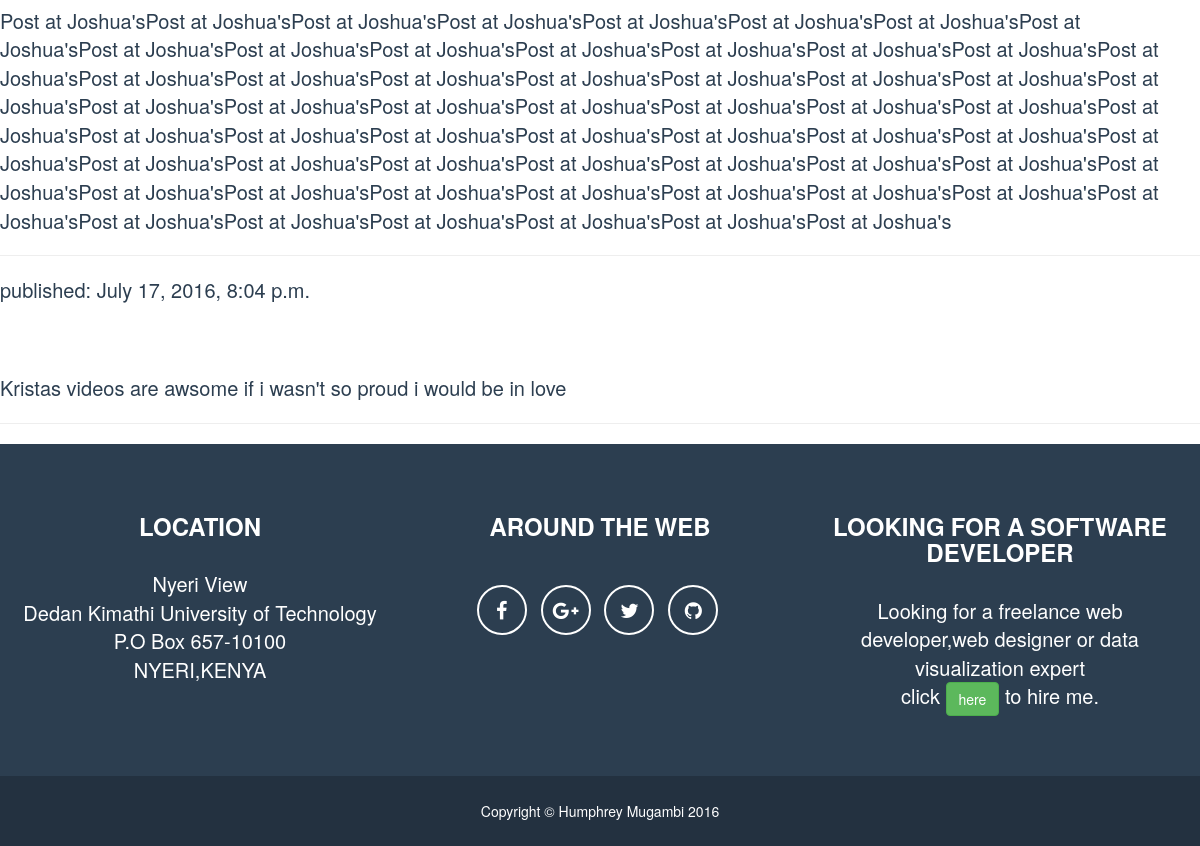
The page /blog/ (lower part) on the database as committed earlier.
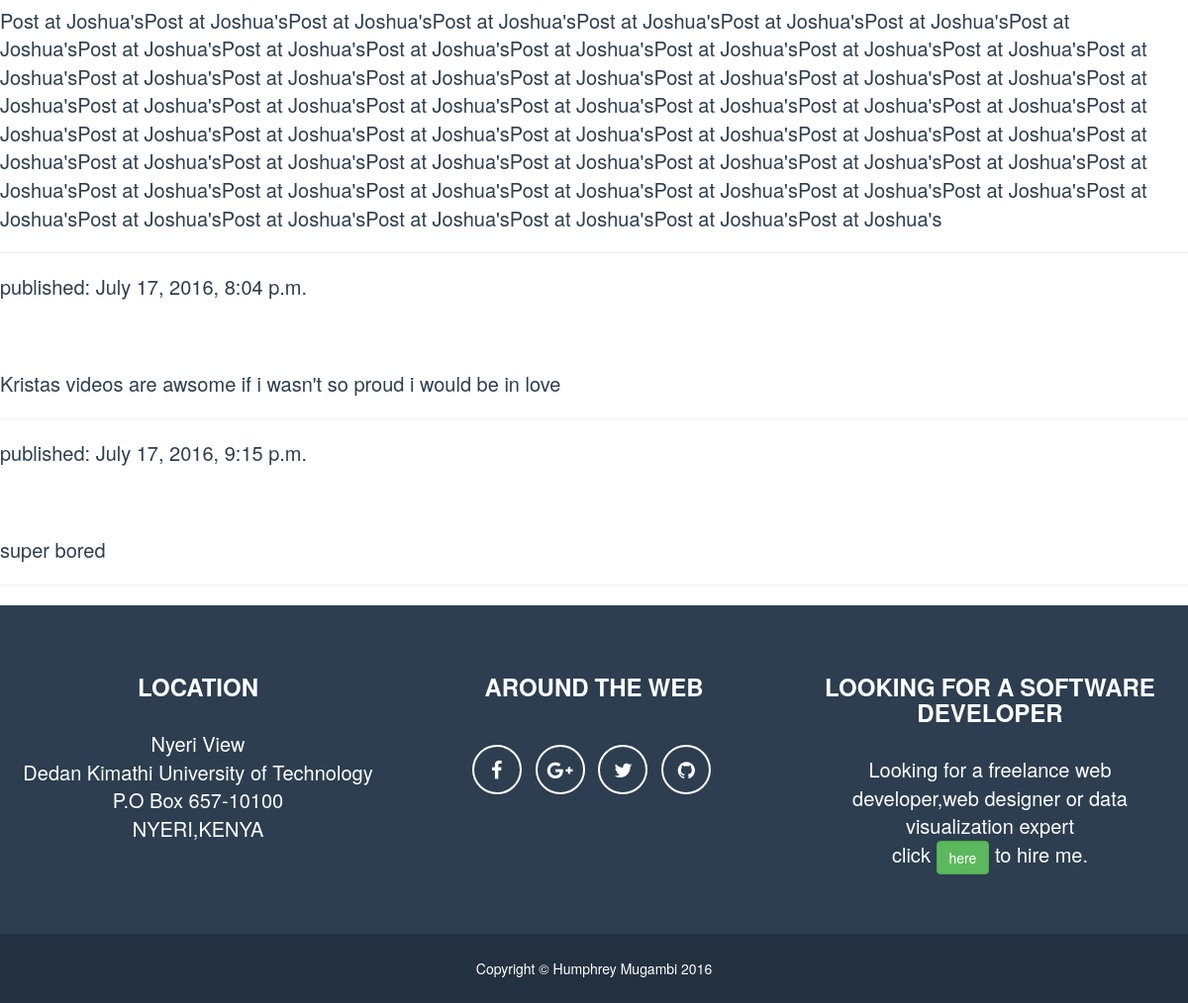
The same page on the database as committed later.
### blog/models.py (models this page shows, shortened)
class Post(models.Model):
    author = models.ForeignKey('auth.User')
    title = models.CharField(max_length=200)
    text = models.TextField()
    created_date = models.DateTimeField(
            default=timezone.now)
    published_date = models.DateTimeField(
            blank=True, null=True)

### blog/views.py (the view)
# urls.py: url(r'^blog/$', views.post_list, name='post_list'),
def post_list(request):
    posts = Post.objects.filter(published_date__lte=timezone.now()).order_by('published_date')
    return render(request, 'blog/post_list.html', {'posts':posts})

### blog/templates/blog/post_list.html
{% extends 'blog/base.html' %}
{% block content %}
            {% for post in posts %}
                <div class="post">
                    <div class="date">
                        <p>published: {{ post.published_date }}</p>
                    </div>
                   <h1><a href="{% url 'post_detail' pk=post.pk %}">{{ post.title }}</a></h1>
                    <p>{{ post.text|linebreaksbr }}</p>
                    <hr>
                </div>
            {% endfor %}
{% endblock %}

Rows that differ between the two databases and show on the page:
added Post: published_date "July 17, 2016, 9:15 p.m.", text "super bored"
